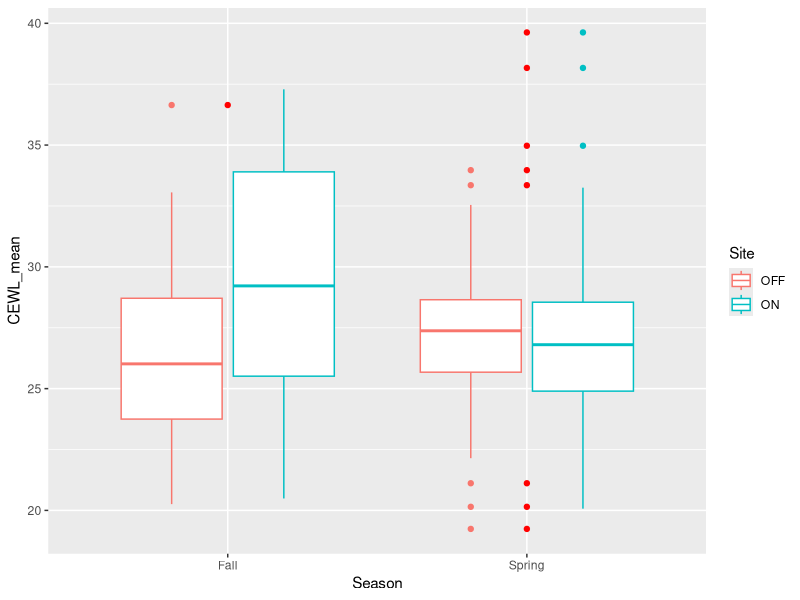
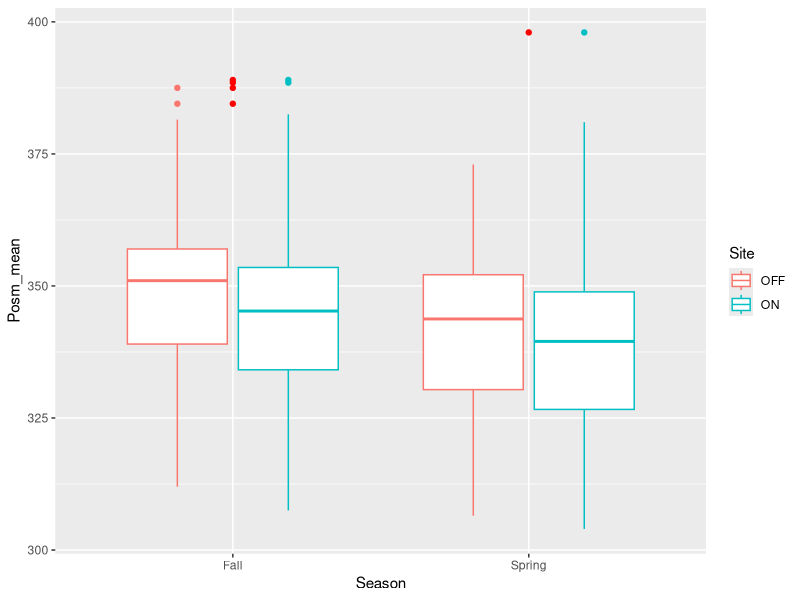
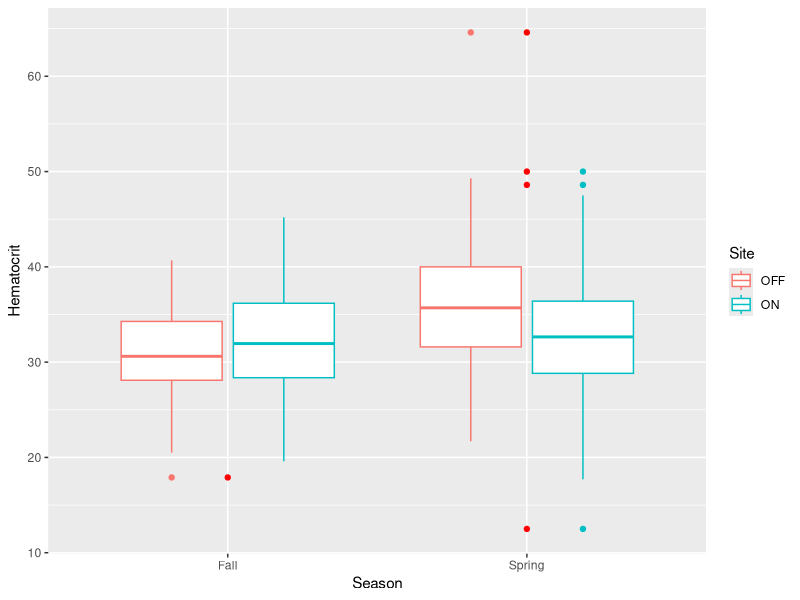
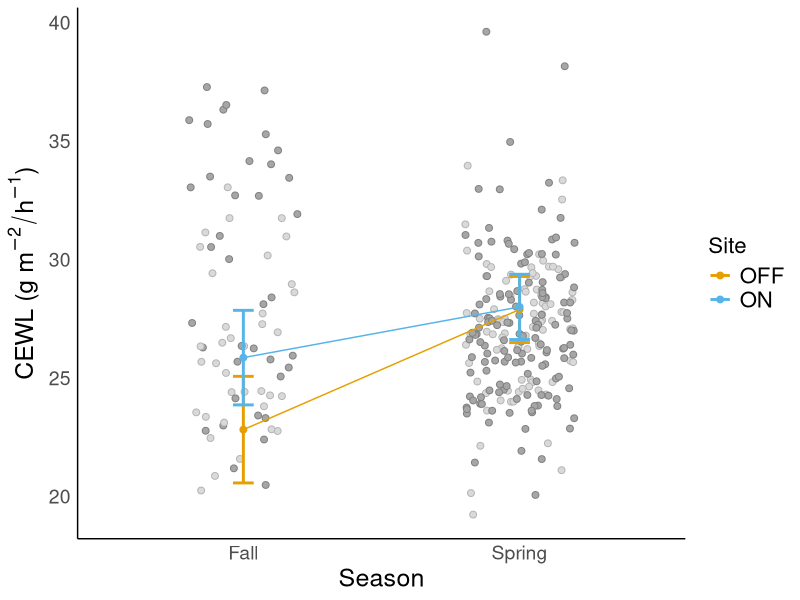
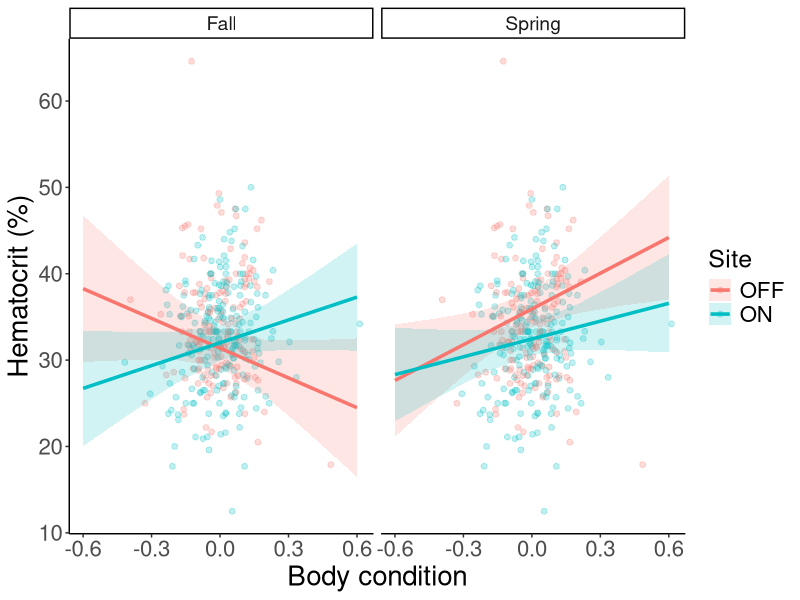

These figures' R source, in order:
## ---- chunk 1
#| echo: False #Added to prevent the printing of excess code
#| warning: False #Added to prevent the printing of excess code
#| message: false

library(tidyverse)
library(readxl)
library(ggplot2)
library(lmerTest)
library(ggeffects)
library(emmeans)

Hydric_Phys <- read_xlsx("Hydric_Physiology.xlsx")
CEWL_Data <- read_xlsx("CEWL_Values.xlsx")
## ---- chunk 2
#Check to see if they are all within their own mean or beyond
CEWL_Data |> 
  group_by(Indiv_Lizard) |> 
  mutate(IDMean = mean(`TEWL [g/(m2h)]`),
         IDSD   = sd(`TEWL [g/(m2h)]`),
         In2SD = (`TEWL [g/(m2h)]` >= IDMean - 2 * IDSD) &
           (`TEWL [g/(m2h)]` <= IDMean + 2 * IDSD)) |> 
  ungroup() |> 
  summarize(Within2SD = sum(In2SD, na.rm = TRUE),
            Outside2SD = sum(!In2SD, na.rm = TRUE)) 
#average CEWL values & find cv
CEWL_Average <- CEWL_Data |> 
  group_by(Indiv_Lizard) |> 
  mutate(CEWL = mean(`TEWL [g/(m2h)]`),
         CEWL_cv = sd(`TEWL [g/(m2h)]`, na.rm = TRUE) 
         /mean(`TEWL [g/(m2h)]`, na.rm = TRUE) * 100) |>
  summarize(
    across(
      c(`AmbT [C]`,	`AmbRH [%]`, CEWL, CEWL_cv),
      mean, .names = "{.col}_mean"), .groups = "drop")
## ---- chunk 3
Lizard_Data_All <- Hydric_Phys |> 
  full_join(CEWL_Average,
            by = "Indiv_Lizard") |> 
  mutate(SexGravid = paste(Sex, `Gravid?`, sep = "_"),
         Es = 0.611 * exp((17.502*`AmbT [C]_mean`)/(`AmbT [C]_mean`+240.97)),
         Lab_VPD = Es - (Es*(`AmbRH [%]_mean`/100))) |> 
  select(!Es) |> 
  filter(!Sex == "J") |> 
  mutate(Campus = dplyr::recode(Campus,
                                "SCR" = "Scripps",
                                "CSM" = "CSUSM"),
         LizardID = str_replace(LizardID, "_0", "_")) |> 
  dplyr::rename(Posm_mean = Avg_Posm)

Lizard_Data_All$SiteSeason <- interaction(Lizard_Data_All$Site, Lizard_Data_All$Season)

## ---- chunk 4
CEWL_outliers <- Lizard_Data_All |>
  group_by(Site, Season) |>
  mutate(Q1 = quantile(CEWL_mean, 0.25, na.rm = TRUE), 
         Q3 = quantile(CEWL_mean, 0.75, na.rm = TRUE),
         IQR = Q3 - Q1,
         outlier = CEWL_mean < (Q1 - 1.5 * IQR) |
                   CEWL_mean > (Q3 + 1.5 * IQR)) |> 
  ungroup()

CEWL_outliers |> 
  filter(outlier) |>
  select(LizardID, Site, Season, CEWL_mean)

ggplot(CEWL_outliers, aes(x = Season, y = CEWL_mean, color = Site)) +
  geom_boxplot() +
  geom_point(data = subset(CEWL_outliers, outlier == TRUE), color = "red")

## ---- chunk 5
Posm_outliers <- Lizard_Data_All |>
  group_by(Site, Season) |>
  mutate(Q1 = quantile(Posm_mean, 0.25, na.rm = TRUE), 
         Q3 = quantile(Posm_mean, 0.75, na.rm = TRUE),
         IQR = Q3 - Q1,
         outlier = Posm_mean < (Q1 - 1.5 * IQR) |
                   Posm_mean > (Q3 + 1.5 * IQR)) |>
  ungroup()

Posm_outliers |> 
  filter(outlier) |>
  select(LizardID, Site, Season, Posm_mean)

ggplot(Posm_outliers, aes(x = Season, y = Posm_mean, color = Site)) +
  geom_boxplot() +
  geom_point(data = subset(Posm_outliers, outlier == TRUE), color = "red")
## ---- chunk 6
hematocrit_outliers <- Lizard_Data_All |>
  group_by(Site, Season) |>
  mutate(Q1 = quantile(Hematocrit, 0.25, na.rm = TRUE), 
         Q3 = quantile(Hematocrit, 0.75, na.rm = TRUE),
         IQR = Q3 - Q1,
         outlier = Hematocrit < (Q1 - 1.5 * IQR) | Hematocrit > (Q3 + 1.5 * IQR)) |>
  ungroup()

hematocrit_outliers |> 
  filter(outlier) |>
  select(LizardID, Site, Season, Hematocrit)

ggplot(hematocrit_outliers, aes(x = Season, y = Hematocrit, color = Site)) +
  geom_boxplot() +
  geom_point(data = subset(hematocrit_outliers, outlier == TRUE), color = "red")
## ---- chunk 7
#Filtering exreme outliers for CEWL
# Lizard_Data_All[Lizard_Data_All$LizardID == "CSULB_OFF_27"
#               & Lizard_Data_All$Season == "Spring", "CEWL_mean"] <- NA
# Lizard_Data_All[Lizard_Data_All$LizardID == "CSULB_OFF_26"
#               & Lizard_Data_All$Season == "Spring", "CEWL_mean"] <- NA
# Lizard_Data_All[Lizard_Data_All$LizardID == "HMC_OFF_12"
#               & Lizard_Data_All$Season == "Spring", "CEWL_mean"] <- NA
# Lizard_Data_All[Lizard_Data_All$LizardID == "SDSU_OFF_16"
#               & Lizard_Data_All$Season == "Spring", "CEWL_mean"] <- NA
# Lizard_Data_All[Lizard_Data_All$LizardID == "SDSU_OFF_26"
#               & Lizard_Data_All$Season == "Spring", "CEWL_mean"] <- NA
# Lizard_Data_All[Lizard_Data_All$LizardID == "CLU_ON_3"
#               & Lizard_Data_All$Season == "Spring", "CEWL_mean"] <- NA
# Lizard_Data_All[Lizard_Data_All$LizardID == "SDSU_ON_3"
#               & Lizard_Data_All$Season == "Spring", "CEWL_mean"] <- NA
# Lizard_Data_All[Lizard_Data_All$LizardID == "SDSU_ON_20"
#               & Lizard_Data_All$Season == "Spring", "CEWL_mean"] <- NA
Lizard_Data_All[Lizard_Data_All$LizardID == "PEPP_OFF_23"
              & Lizard_Data_All$Season == "Fall", "CEWL_mean"] <- NA

#Filter extreme outliers 
Lizard_Data_All[Lizard_Data_All$LizardID == "CP_ON_22"
              & Lizard_Data_All$Season == "Spring", "Posm_mean"] <- NA
# Lizard_Data_All[Lizard_Data_All$LizardID == "CSUSB_ON_1"
#               & Lizard_Data_All$Season == "Fall", "Posm_mean"] <- NA
# Lizard_Data_All[Lizard_Data_All$LizardID == "SCR_OFF_2"
#               & Lizard_Data_All$Season == "Fall", "Posm_mean"] <- NA
# Lizard_Data_All[Lizard_Data_All$LizardID == "UCLA_OFF_5"
#               & Lizard_Data_All$Season == "Fall", "Posm_mean"] <- NA
# Lizard_Data_All[Lizard_Data_All$LizardID == "UCLA_ON_5"
#               & Lizard_Data_All$Season == "Fall", "Posm_mean"] <- NA

#filtering outliers for Hematocrit
Lizard_Data_All[Lizard_Data_All$LizardID == "CSULB_OFF_15"
              & Lizard_Data_All$Season == "", "Hematocrit"] <- NA
# Lizard_Data_All[Lizard_Data_All$LizardID == "CSUSB_ON_17"
#               & Lizard_Data_All$Season == "", "Hematocrit"] <- NA
# Lizard_Data_All[Lizard_Data_All$LizardID == "SCR_ON_17"
#               & Lizard_Data_All$Season == "", "Hematocrit"] <- NA
# Lizard_Data_All[Lizard_Data_All$LizardID == "SDSU_ON_30"
#               & Lizard_Data_All$Season == "", "Hematocrit"] <- NA
# Lizard_Data_All[Lizard_Data_All$LizardID == "UCLA_OFF_9" 
#               & Lizard_Data_All$Season == "Fall", "Hematocrit"] <- NA
## ---- chunk 8
#| echo: False
Table_of_Lizards <- Lizard_Data_All |> 
  mutate(Site = if_else(Site =="ON", "Urban", "Non Urban")) |> 
  group_by(Campus, Site, Season) |> 
  count() 
## ---- chunk 9
SVL <- read_xlsx("Cool Lizards SVL.xlsx") |> 
  select(!"...9") |> 
  mutate(
    `Liz ID` = str_replace_all(`Liz ID`, "on", "ON"),
    `Liz ID` = str_replace_all(`Liz ID`, "off", "OFF"),
    `Liz ID` = str_replace_all(`Liz ID`, " ", "")
  ) |> 
  filter(!`Liz ID` %in% c(
    "CSUSB_ON_01_0003",   # replicate of Off_01, mislabeled
    "CP_OFF_12_0001",     # crooked, use the other scan
    "CSUSB_ON_06_0001",   # a replicate with a hand in the way
    "UCLA_OFF_01_0002",   # dorsal replicate
    "PEP_ON_51_0001"      # replicate
  )) |> 
  mutate(
    `Liz ID` = str_remove(`Liz ID`, "_000[1234]$"),
    `Liz ID` = str_replace(`Liz ID`, "_0([0-9]+)$", "_\\1"),
    Site = str_extract(`Liz ID`, "ON|OFF"),
    `Liz ID` = str_replace(`Liz ID`,"PEP(?!P)","PEPP"),
    `Liz ID` = str_replace(`Liz ID`,"SC(?!R)","SCR")) |> 
    #Campus = str_extract(`Liz ID`, "SDSU|CP|CLU|CSM|CSUSM|CSULB|CSUSB|HMC|PEPP|SCR|SC|UCLA|PEP|WC") originally used for combining datasheet & locating errors. Ignore this line
  rename(LizardID = `Liz ID`) |> 
  mutate(SiteSeason = interaction(Site, Season)) |> 
  select(!c("SVL 1","SVL 2", "SVL3", "STDEV", "CV")) |> 
  dplyr::rename(SVL = `Average`)

Combined_Lizard <- left_join(Lizard_Data_All, SVL,
                             by = c("LizardID","Site","Season", "SiteSeason"))
  
Pieg_Model <- lm(log(Mass) ~ log(SVL), data = Combined_Lizard, na.action = na.exclude)

Lizard_Master <- Combined_Lizard |> 
  mutate(Sion = Mass / SVL,
         Pieg = log(Mass) - predict(Pieg_Model, newdata = Combined_Lizard),
         Condition = residuals(Pieg_Model)) #this is the exact same as "Pieg", different format

#Identify missing SVLs
# Missing_SVL <- 
#   anti_join(Lizard_Data_All, SVL,
#                      by = c("LizardID","Site","Season")) |> 
#   select(LizardID, Site, Season) 
  #write_xlsx("Missing SVL.xlsx")
## ---- chunk 10
# Season*Site + Season*Condition + Site*Condition
lmer_CEWL <- lmer(CEWL_mean ~ 
                    #Season*Site + Season*Condition
                    Season*Site*Condition 
                  #3 way and Condition*Site have high p-values but it is good practice to keep in higher-order interactions if we expected there to be a trend
                  + Lab_VPD + (1|Campus)  + Posm_mean + SexGravid 
                  + Ecto_Presence 
                  #variable that could be removed but would make sense to check for, even if not significant, it is good practice to keep & not change post hoc
                  , data = filter(Lizard_Master,!is.na(CEWL_mean)), REML = F)
anova(lmer_CEWL) 

lmer_Posm <- lmer(Posm_mean ~ 
                  Season*Site*Condition 
                  #keep 3-way because it is only marginally non-significant and reveals 2-ways
                  #Season*Site + Season*Condition + Site*Condition
                  + SexGravid + (1|Campus)
                  + Ecto_Presence
                  #keeping ecto_presence, though not significant itself, reveals site*condition interaction
                  ,
                  data = filter(Lizard_Master, !is.na(Posm_mean)), REML = F)
anova(lmer_Posm)

lmer_Hem <- lmer(Hematocrit ~ Season*Site*Condition 
                 + SexGravid + (1|Campus) + Ecto_Presence,
                 data = filter(Lizard_Master, !is.na(Hematocrit)), REML = F)
anova(lmer_Hem)
## ---- chunk 11
#| warning: False
#| note: False
pred_cewl <- as.data.frame(emmeans(lmer_CEWL, ~ Season * Site))
okabe_ito <- c(
  "#E69F00", # orange
  "#56B4E9") # blue
#Cewl Model with background
ggplot()+
  geom_jitter(data = Lizard_Master, aes(x = Season, y = CEWL_mean, group = factor(Site)), 
                                        color = ifelse(Lizard_Master$Site == "ON", "grey50", "grey70"),
                                        fill = ifelse(Lizard_Master$Site == "ON", "grey65", "grey85"),
              width = .2, show.legend = F, shape = 21, size = 2) +
  # scale_color_manual(
  #   values = c("ON" = "grey65", 
  #              "OFF" = "grey85")) +
  # scale_color_identity()+
  geom_line(data = pred_cewl, aes(x = Season, y = emmean, color = factor(Site), group = Site)) +
  geom_errorbar(data = pred_cewl, aes(x = Season, ymin = lower.CL, ymax = upper.CL, color = factor(Site)), width = 0.075, size = 1) +
  geom_point(data = pred_cewl, aes(x = Season, y = emmean, color = factor(Site), group = Site), size = 2) +
  labs(y = expression("CEWL (g "* m^-2 / h^-1 *")"),
       color = "Site") +
  scale_color_manual(values = okabe_ito[c(1,2)],
                     labels = c(
                       "On"  = "Urban",
                       "Off" = "Non-urban")) +
  theme_minimal() +
  theme(
    panel.grid = element_blank(), 
    axis.line = element_line(color = "black"),
    axis.title = element_text(size = 18),
    axis.text = element_text(size = 14),
    legend.text = element_text(size = 16),
    legend.title = element_text(size = 16))
## ---- chunk 12
pred_hemato <- ggpredict(lmer_Hem, terms = c("Condition", "Site", "Season"))
ggplot() +
  geom_point(data = Lizard_Master, aes(x = Condition, y = Hematocrit, color = Site),
             alpha = 0.25, size = 1.7) +
  geom_ribbon(
    data = pred_hemato, aes(x = x, ymin = conf.low, ymax = conf.high, fill = group),
    alpha = 0.18, color = NA) +
  geom_line(
    data = pred_hemato, aes(x = x, y = predicted, color = group),
    linewidth = 1.2) +
  facet_wrap(~facet) +
  labs(x = "Body condition", y = "Hematocrit (%)", color = "Site", fill = "Site") +
  theme_classic()+
  theme(axis.title = element_text(size = 20),
        axis.text = element_text(size = 16),
        legend.text = element_text(size = 16),
        legend.title = element_text(size = 18),
        strip.text = element_text(size = 14))
